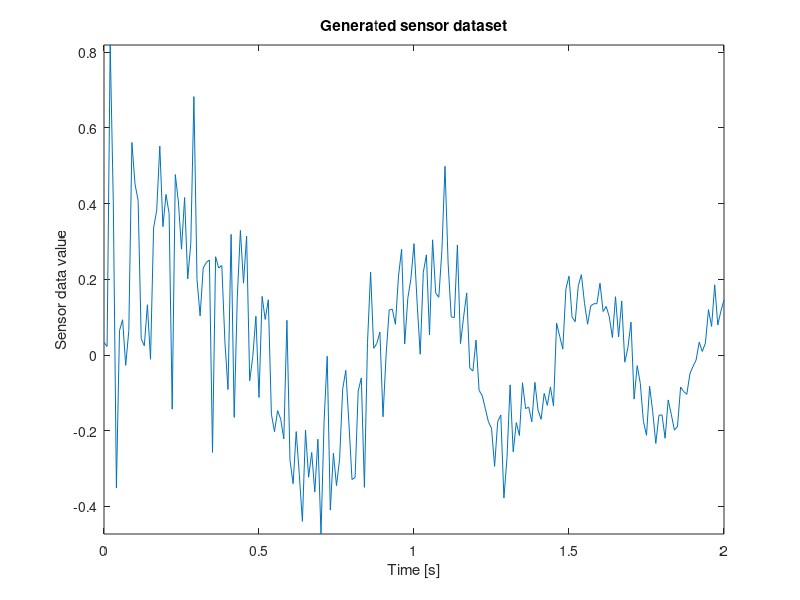
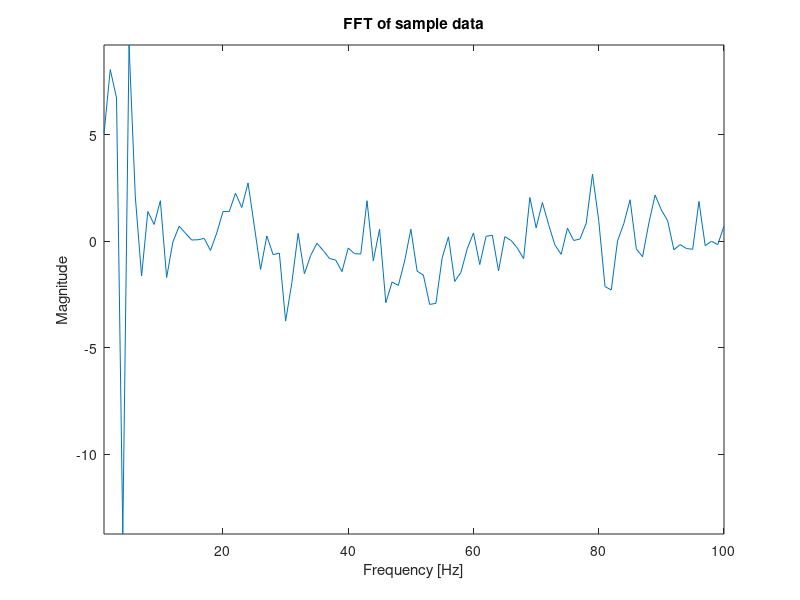
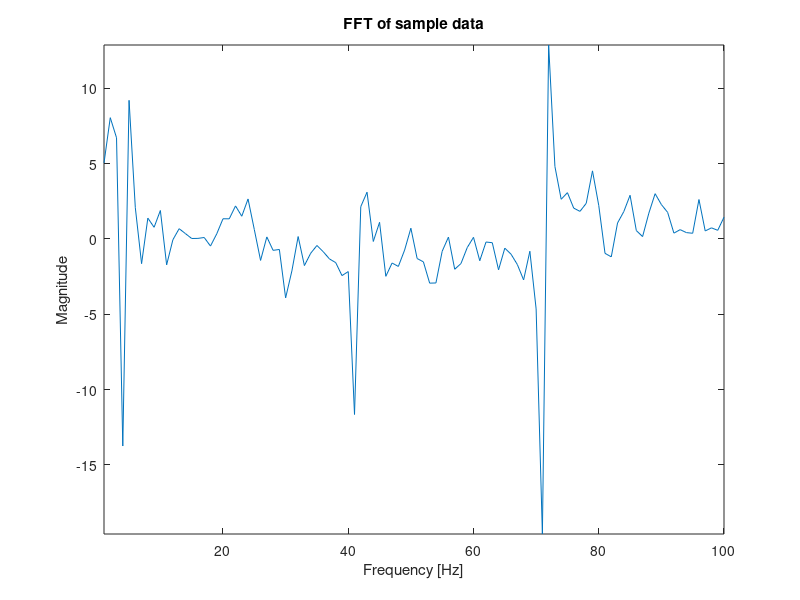
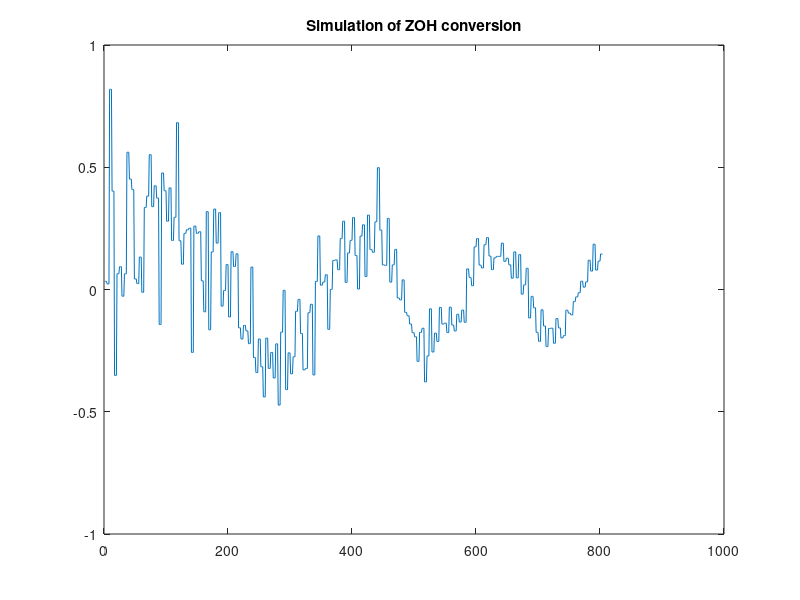

MATLAB code to generate these figures, in order:
%% 3
%
% PL: Analiza danych z modelu czujnika odbiciowego w domenie czasowej i 
% częstotliwościowej. Zbadanie powstających artefaktów wprowadzanych  
% przez błędy konwersji A/C i C/A.
%
% ENG: Analysis of data generated by model of light sensor in time and
% frequency domain. Examination of artifacts added by A/D D/A conversion
% errors.
%
clc
clear all
% sinewave with magnitude and frequency modulation + noise
t = 0 : 0.01 : 2;
amp_mod = 0.5 : 0.005 : 1.5;
a = 0 : 0.005 : 1;
f_mod = 5 : 0.025 : 10;
f_mod1 = [ 10 : 0.1 : 0]
f_final = [f_mod f_mod1];
tmp1= randn(length(t),1)
tmp2= randn(length(t)+100,1);
tmp3= randn(length(t) + 320 ,1);
err = tmp1 + tmp2(101:100 + length(t)) + tmp3(321:320 + length(t));
ex = exp(amp_mod);

si = sin(f_mod.*t);
sens_out = ex.*si./4 + err'./6;
sens_out = sens_out.*(exp(-t));


figure
plot (t, sens_out)
xlabel('Time [s]')
ylabel('Sensor data value')
axis tight
title('Generated sensor dataset')

out_spec = fft(sens_out);
figure
plot([1:length(out_spec)/2], out_spec(1:length(out_spec)/2) )
axis tight
ylabel('Magnitude')
xlabel('Frequency [Hz]')
title('FFT of sample data')

%% Add higher freq than F_s plot FFT -> in conclusionADC
%
high_freq_signal = 0.2*sin(80*2*pi*t) + 0.3*sin(65*pi*2*t);
sens_out1 = sens_out + high_freq_signal;
out_spec = fft(sens_out1);
figure
plot([1:length(out_spec)/2], out_spec(1:length(out_spec)/2) )
axis tight
ylabel('Magnitude')
xlabel('Frequency [Hz]')
title('FFT of sample data')



%% simulate DAC conversion - ZOH
zoh = zeros(1,4*length(sens_out));

% 4 times higher output frequency

    for m = 1 : 1 : length(zoh)
        zoh(m) = sens_out(ceil(m/4));
    end



figure, plot([1:length(zoh)], zoh), title('Simulation of ZOH conversion')

out_spec = fft(sens_out);
figure
subplot(1,2,1)
plot([1:length(out_spec)/2], out_spec(1:length(out_spec)/2) )
axis tight
ylabel('Magnitude')
xlabel('Frequency [Hz]')
title('FFT of sample data')

out_spec = fft(zoh);
subplot(1,2,2)
plot([1:length(out_spec)/2], out_spec(1:length(out_spec)/2) )
axis tight
ylabel('Magnitude')
xlabel('Frequency [Hz]')
title('FFT of "ZOH"')



